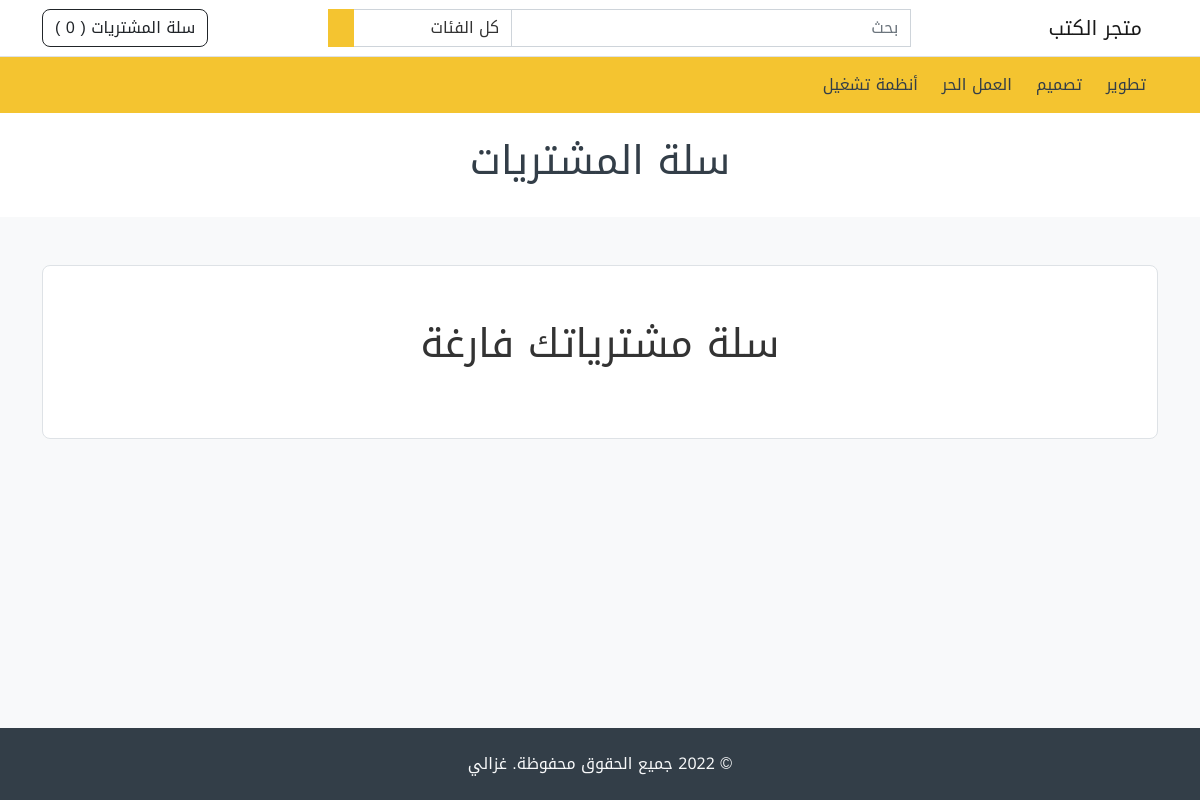
The page /cart on the database its author committed.
### store/models.py (models this page shows, shortened)
class Category(models.Model):
    name = models.CharField(max_length=255, unique=True)
    featured = models.BooleanField(default=False)
    order = models.IntegerField(default=1)
    created_at = models.DateTimeField(auto_now_add=True)
    updated_at = models.DateTimeField(auto_now=True)
    class Meta:
        verbose_name = _('category')
        verbose_name_plural = _('categories')

### store/views.py (the view)
# urls.py: path("cart", views.cart, name='store.cart'),
def cart(request):
    return render(request, "cart.html")

### store/custom_context_processor.py (called while the page is built)
def store_website(request):
    cart = Cart.objects.filter(session=request.session.session_key).last()
    cart_total = 0
    cart_products = []
    if cart:
        cart_products = Product.objects.filter(pk__in=cart.items)
        for item in cart_products:
            cart_total += item.price
    categories = Category.objects.order_by('order')
    return {
        'categories': categories,
        'cart_products': cart_products,
        'cart_total': cart_total
        }

### store/templates/cart.html (shortened to what this page needs)
{% extends 'base.html' %}
{% load i18n my_filters %}
{% block content %}
  <div class="bg-white py-4">
    <h1 class="text-center text-secondary">{% trans "Cart" %}</h1>
  </div>
  <div class="container my-5">
    {% for product in cart_products %}
      <div class="card my-2">
        <div class="card-body">
          <div class="row">
            <div class="col-md-2 text-center mb-2">
              <img
                src="{{ product.image.url }}"
                alt="{{ product.name }}"
                title=""
                width="150"
                class="img-thumbnail"
              />
            </div>
            <div class="col my-auto text-center">
              {{ product.name }}
            </div>
            <div class="col-md-2 col-xs-6 my-auto text-center">
              <strong>{{ product.price|currency }}</strong>
            </div>
            <div class="col-md-2 my-auto text-center">
              <button class="btn btn-secondary my-2" type="button" data-url="{% url 'store.cart_remove' product.id %}" onclick="cartRemove(this)">
                <i class="lni lni-trash-can text-white"></i>
              </button>
            </div>
          </div>
        </div>
      </div>
    {% empty %}
      <div class="h-100 p-5 bg-white border rounded-3 text-center">
        <p class="fs-1">{% trans "Your cart is empty" %}</p>
      </div>
    {% endfor %}
  </div>
{% endblock content %}

### store/templates/partials/header.html (shortened to what this page needs)
{% load i18n %}
<nav class="navbar navbar-expand-lg navbar-light bg-white border-bottom">
    <div class="container">
      <a class="navbar-brand" href="{% url 'store.home' %}"> {% trans "App Name" %} </a>
      <div
        class="collapse navbar-collapse mt-2 mt-lg-0"
        id="navbarSupportedContent"
      >
        {% include "partials/header_search.html" %}
        <ul class="navbar-nav my-2 my-lg-0">
          <li class="nav-item">
            <a href="{% url 'store.cart' %}" class="btn btn-outline-dark" type="button">
              {% trans "Cart" %} (<span id="cart-items-count"> {{ cart_products|length }} </span>)
            </a>
          </li>
        </ul>
      </div>
    </div>
</nav>
<nav class="navbar navbar-expand-lg navbar-light bg-primary">
    <div class="container">
      <div class="collapse navbar-collapse mt-2 mt-lg-0" id="navbarSupportedContent">
        <ul class="navbar-nav my-2 my-lg-0">
          {% for category in categories %}
            {% if category.featured == True %}
              <li class="nav-item">
                <a class="nav-link mx-1" href="{% url "store.category" category.id %}" role="button">
                  {{ category.name }}
                </a>
              </li>
            {% endif %}
          {% endfor %}
        </ul>
      </div>
    </div>
</nav>

### rows shown on the page
Category: name "تطوير"
Category: name "تصميم"
Category: name "العمل الحر"
Category: name "أنظمة تشغيل"
